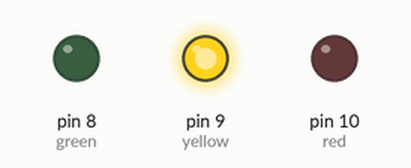
Recording of a sketch running on a simulated Arduino Uno, built with avr-gcc and run on an emulated ATmega328P. Parts: output pins drawn as LEDs (lit = HIGH).

Above: at 1.5 s.
At 9.0 s:
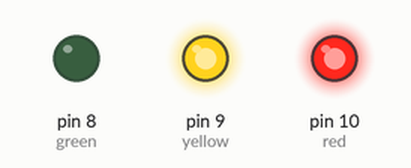
At 19.0 s:
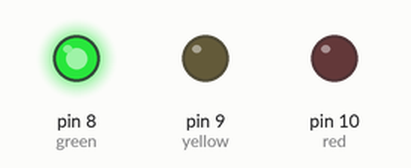
At 33.5 s:
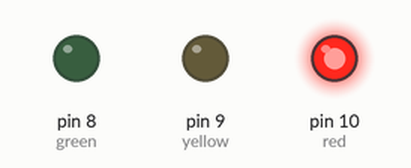
Timing chart, 0 to 36.4 s (numbered marks = the images above):
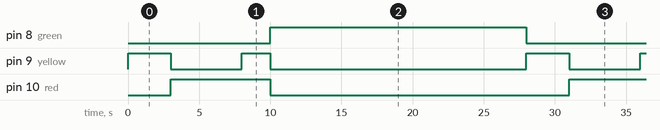

Measured:
- by itself, pin 8 (green): alternates HIGH for 18.0 s and LOW for 10.0 s
- by itself, pin 9 (yellow): repeats every 28.0 s: LOW 5.0 s, HIGH 2.0 s, LOW 18.0 s, HIGH 3.0 s
- by itself, pin 10 (red): alternates HIGH for 7.0 s and LOW for 21.0 s

The sketch:

cm-simple-traffic-light.ino
```cpp
int red = 10;
int yellow = 9;
int green = 8;

void setup(){
    pinMode(red, OUTPUT);
    pinMode(yellow, OUTPUT);
    pinMode(green, OUTPUT);
}

void loop(){
    changeLights();
    delay(15000);
}

void changeLights(){
    // green off, yellow on for 3 seconds
    digitalWrite(green, LOW);
    digitalWrite(yellow, HIGH);
    delay(3000);

    // turn off yellow, then turn red on for 5 seconds
    digitalWrite(yellow, LOW);
    digitalWrite(red, HIGH);
    delay(5000);

    // red and yellow on for 2 seconds (red is already on though)
    digitalWrite(yellow, HIGH);
    delay(2000);

    // turn off red and yellow, then turn on green
    digitalWrite(yellow, LOW);
    digitalWrite(red, LOW);
    digitalWrite(green, HIGH);
    delay(3000);
}
```
